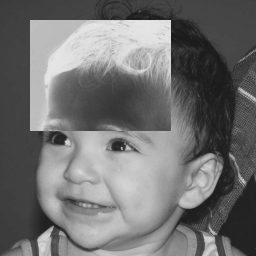
//> input picture pdi/ativ2.2/resRegions.png, 256 x 256 px
$ ./trocaregioes resRegions.png   (built with g++ and OpenCV 4)
//> lines starting //> are read from the running program, lines starting //| are printed output that depends on the picture
#include <iostream>
#include <cv.h>
#include <highgui.h>

using namespace cv;
using namespace std;

int main(int argc, char** argv){
  Mat entrada, saida;
  Vec3b val;
  int larg, altu;

  //Leitura do arquivo:
  entrada = imread(argv[1],CV_LOAD_IMAGE_COLOR);
//> entrada is the input picture: 256 rows x 256 cols, CV_8UC3; min 26, max 229, mean 112.4
  if(!entrada.data){
    cout << "Não foi possivel abrir o arquivo. Encerrando ..." << endl;
  }
  larg = entrada.cols;
//> larg = 256
  altu = entrada.rows;
//> altu = 256
  cout << "A imagem é de " << larg << " x " << altu << " pixels." << endl;
//| A imagem é de 256 x 256 pixels.

  //Clonando a imagem em outra matriz para alterar os valores sem perder informação.
  saida = entrada.clone();

  for(int i=0; i<larg/2;i++){
    for(int j=0;j<altu/2;j++){
      saida.at<Vec3b>(i,j)[0] = entrada.at<Vec3b>(i+larg/2, j+altu/2)[0];
      saida.at<Vec3b>(i,j)[1] = entrada.at<Vec3b>(i+larg/2, j+altu/2)[1];
      saida.at<Vec3b>(i,j)[2] = entrada.at<Vec3b>(i+larg/2, j+altu/2)[2];
    }
  }
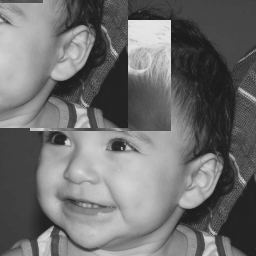
//> saida: 256 rows x 256 cols, CV_8UC3; min 26, max 229, mean 110.6
  for(int i=0; i<larg/2;i++){
    for(int j=altu/2;j<altu;j++){
      saida.at<Vec3b>(i,j)[0] = entrada.at<Vec3b>(i+larg/2, j-altu/2)[0];
      saida.at<Vec3b>(i,j)[1] = entrada.at<Vec3b>(i+larg/2, j-altu/2)[1];
      saida.at<Vec3b>(i,j)[2] = entrada.at<Vec3b>(i+larg/2, j-altu/2)[2];
    }
  }
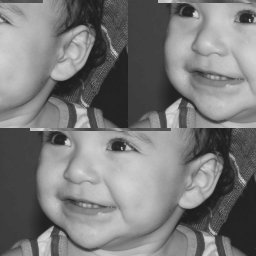
//> saida: 256 rows x 256 cols, CV_8UC3; min 29, max 219, mean 121.1
  for(int i=larg/2; i<larg;i++){
    for(int j=0;j<altu/2;j++){
      saida.at<Vec3b>(i,j)[0] = entrada.at<Vec3b>(i-larg/2, j+altu/2)[0];
      saida.at<Vec3b>(i,j)[1] = entrada.at<Vec3b>(i-larg/2, j+altu/2)[1];
      saida.at<Vec3b>(i,j)[2] = entrada.at<Vec3b>(i-larg/2, j+altu/2)[2];
    }
  }
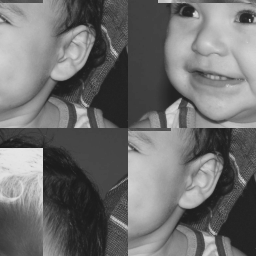
//> saida: 256 rows x 256 cols, CV_8UC3; min 26, max 229, mean 110.6
  for(int i=larg/2; i<larg;i++){
    for(int j=altu/2;j<altu;j++){
      saida.at<Vec3b>(i,j)[0] = entrada.at<Vec3b>(i-larg/2, j-altu/2)[0];
      saida.at<Vec3b>(i,j)[1] = entrada.at<Vec3b>(i-larg/2, j-altu/2)[1];
      saida.at<Vec3b>(i,j)[2] = entrada.at<Vec3b>(i-larg/2, j-altu/2)[2];
    }
  }
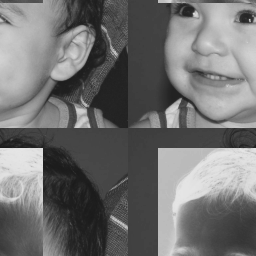
//> saida: 256 rows x 256 cols, CV_8UC3; min 26, max 229, mean 112.4

  //Exibindo resultados.
  imshow("Entrada", entrada);
  imshow("Saida", saida);
  imwrite( "resTrocaRegioes.png", saida);
  waitKey();

  return 0;
}
